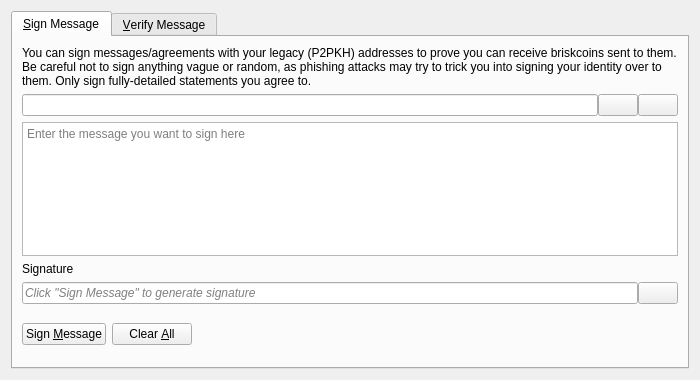
<?xml version="1.0" encoding="UTF-8"?>
<ui version="4.0">
 <class>SignVerifyMessageDialog</class>
 <widget class="QDialog" name="SignVerifyMessageDialog">
  <property name="geometry">
   <rect>
    <x>0</x>
    <y>0</y>
    <width>700</width>
    <height>380</height>
   </rect>
  </property>
  <property name="windowTitle">
   <string>Signatures - Sign / Verify a Message</string>
  </property>
  <property name="modal">
   <bool>true</bool>
  </property>
  <layout class="QVBoxLayout" name="verticalLayout">
   <item>
    <widget class="QTabWidget" name="tabWidget">
     <property name="currentIndex">
      <number>0</number>
     </property>
     <widget class="QWidget" name="tabSignMessage">
      <attribute name="title">
       <string>&amp;Sign Message</string>
      </attribute>
      <layout class="QVBoxLayout" name="verticalLayout_SM">
       <item>
        <widget class="QLabel" name="infoLabel_SM">
         <property name="text">
          <string>You can sign messages/agreements with your legacy (P2PKH) addresses to prove you can receive briskcoins sent to them. Be careful not to sign anything vague or random, as phishing attacks may try to trick you into signing your identity over to them. Only sign fully-detailed statements you agree to.</string>
         </property>
         <property name="textFormat">
          <enum>Qt::PlainText</enum>
         </property>
         <property name="wordWrap">
          <bool>true</bool>
         </property>
        </widget>
       </item>
       <item>
        <layout class="QHBoxLayout" name="horizontalLayout_1_SM">
         <property name="spacing">
          <number>0</number>
         </property>
         <item>
          <widget class="QValidatedLineEdit" name="addressIn_SM">
           <property name="toolTip">
            <string>The Briskcoin address to sign the message with</string>
           </property>
          </widget>
         </item>
         <item>
          <widget class="QPushButton" name="addressBookButton_SM">
           <property name="toolTip">
            <string>Choose previously used address</string>
           </property>
           <property name="text">
            <string/>
           </property>
           <property name="icon">
            <iconset resource="../briskcoin.qrc">
             <normaloff>:/icons/address-book</normaloff>:/icons/address-book</iconset>
           </property>
           <property name="shortcut">
            <string>Alt+A</string>
           </property>
           <property name="autoDefault">
            <bool>false</bool>
           </property>
          </widget>
         </item>
         <item>
          <widget class="QPushButton" name="pasteButton_SM">
           <property name="toolTip">
            <string>Paste address from clipboard</string>
           </property>
           <property name="text">
            <string/>
           </property>
           <property name="icon">
            <iconset resource="../briskcoin.qrc">
             <normaloff>:/icons/editpaste</normaloff>:/icons/editpaste</iconset>
           </property>
           <property name="shortcut">
            <string>Alt+P</string>
           </property>
           <property name="autoDefault">
            <bool>false</bool>
           </property>
          </widget>
         </item>
        </layout>
       </item>
       <item>
        <widget class="QPlainTextEdit" name="messageIn_SM">
         <property name="toolTip">
          <string>Enter the message you want to sign here</string>
         </property>
         <property name="placeholderText">
          <string>Enter the message you want to sign here</string>
         </property>
        </widget>
       </item>
       <item>
        <widget class="QLabel" name="signatureLabel_SM">
         <property name="text">
          <string>Signature</string>
         </property>
         <property name="textFormat">
          <enum>Qt::PlainText</enum>
         </property>
        </widget>
       </item>
       <item>
        <layout class="QHBoxLayout" name="horizontalLayout_2_SM">
         <property name="spacing">
          <number>0</number>
         </property>
         <item>
          <widget class="QLineEdit" name="signatureOut_SM">
           <property name="placeholderText">
            <string>Click "Sign Message" to generate signature</string>
           </property>
           <property name="font">
            <font>
             <italic>true</italic>
            </font>
           </property>
           <property name="readOnly">
            <bool>true</bool>
           </property>
          </widget>
         </item>
         <item>
          <widget class="QPushButton" name="copySignatureButton_SM">
           <property name="toolTip">
            <string>Copy the current signature to the system clipboard</string>
           </property>
           <property name="text">
            <string/>
           </property>
           <property name="icon">
            <iconset resource="../briskcoin.qrc">
             <normaloff>:/icons/editcopy</normaloff>:/icons/editcopy</iconset>
           </property>
           <property name="autoDefault">
            <bool>false</bool>
           </property>
          </widget>
         </item>
        </layout>
       </item>
       <item>
        <layout class="QHBoxLayout" name="horizontalLayout_3_SM">
         <item>
          <widget class="QPushButton" name="signMessageButton_SM">
           <property name="toolTip">
            <string>Sign the message to prove you own this Briskcoin address</string>
           </property>
           <property name="text">
            <string>Sign &amp;Message</string>
           </property>
           <property name="icon">
            <iconset resource="../briskcoin.qrc">
             <normaloff>:/icons/edit</normaloff>:/icons/edit</iconset>
           </property>
           <property name="autoDefault">
            <bool>false</bool>
           </property>
          </widget>
         </item>
         <item>
          <widget class="QPushButton" name="clearButton_SM">
           <property name="toolTip">
            <string>Reset all sign message fields</string>
           </property>
           <property name="text">
            <string>Clear &amp;All</string>
           </property>
           <property name="icon">
            <iconset resource="../briskcoin.qrc">
             <normaloff>:/icons/remove</normaloff>:/icons/remove</iconset>
           </property>
           <property name="autoDefault">
            <bool>false</bool>
           </property>
          </widget>
         </item>
         <item>
          <spacer name="horizontalSpacer_1_SM">
           <property name="orientation">
            <enum>Qt::Horizontal</enum>
           </property>
           <property name="sizeHint" stdset="0">
            <size>
             <width>40</width>
             <height>48</height>
            </size>
           </property>
          </spacer>
         </item>
         <item>
          <widget class="QLabel" name="statusLabel_SM">
           <property name="font">
            <font>
             <weight>75</weight>
             <bold>true</bold>
            </font>
           </property>
           <property name="text">
            <string/>
           </property>
           <property name="wordWrap">
            <bool>true</bool>
           </property>
          </widget>
         </item>
         <item>
          <spacer name="horizontalSpacer_2_SM">
           <property name="orientation">
            <enum>Qt::Horizontal</enum>
           </property>
           <property name="sizeHint" stdset="0">
            <size>
             <width>40</width>
             <height>48</height>
            </size>
           </property>
          </spacer>
         </item>
        </layout>
       </item>
      </layout>
     </widget>
     <widget class="QWidget" name="tabVerifyMessage">
      <attribute name="title">
       <string>&amp;Verify Message</string>
      </attribute>
      <layout class="QVBoxLayout" name="verticalLayout_VM">
       <item>
        <widget class="QLabel" name="infoLabel_VM">
         <property name="text">
          <string>Enter the receiver's address, message (ensure you copy line breaks, spaces, tabs, etc. exactly) and signature below to verify the message. Be careful not to read more into the signature than what is in the signed message itself, to avoid being tricked by a man-in-the-middle attack. Note that this only proves the signing party receives with the address, it cannot prove sendership of any transaction!</string>
         </property>
         <property name="textFormat">
          <enum>Qt::PlainText</enum>
         </property>
         <property name="alignment">
          <set>Qt::AlignLeading|Qt::AlignLeft|Qt::AlignTop</set>
         </property>
         <property name="wordWrap">
          <bool>true</bool>
         </property>
        </widget>
       </item>
       <item>
        <layout class="QHBoxLayout" name="horizontalLayout_1_VM">
         <property name="spacing">
          <number>0</number>
         </property>
         <item>
          <widget class="QValidatedLineEdit" name="addressIn_VM">
           <property name="toolTip">
            <string>The Briskcoin address the message was signed with</string>
           </property>
          </widget>
         </item>
         <item>
          <widget class="QPushButton" name="addressBookButton_VM">
           <property name="toolTip">
            <string>Choose previously used address</string>
           </property>
           <property name="text">
            <string/>
           </property>
           <property name="icon">
            <iconset resource="../briskcoin.qrc">
             <normaloff>:/icons/address-book</normaloff>:/icons/address-book</iconset>
           </property>
           <property name="shortcut">
            <string>Alt+A</string>
           </property>
           <property name="autoDefault">
            <bool>false</bool>
           </property>
          </widget>
         </item>
        </layout>
       </item>
       <item>
        <widget class="QPlainTextEdit" name="messageIn_VM">
          <property name="toolTip">
            <string>The signed message to verify</string>
          </property>
          <property name="placeholderText">
            <string>The signed message to verify</string>
          </property>
        </widget>
       </item>
       <item>
        <widget class="QValidatedLineEdit" name="signatureIn_VM">
          <property name="toolTip">
            <string>The signature given when the message was signed</string>
          </property>
          <property name="placeholderText">
            <string>The signature given when the message was signed</string>
          </property>
        </widget>
       </item>
       <item>
        <layout class="QHBoxLayout" name="horizontalLayout_2_VM">
         <item>
          <widget class="QPushButton" name="verifyMessageButton_VM">
           <property name="toolTip">
            <string>Verify the message to ensure it was signed with the specified Briskcoin address</string>
           </property>
           <property name="text">
            <string>Verify &amp;Message</string>
           </property>
           <property name="icon">
            <iconset resource="../briskcoin.qrc">
             <normaloff>:/icons/transaction_0</normaloff>:/icons/transaction_0</iconset>
           </property>
           <property name="autoDefault">
            <bool>false</bool>
           </property>
          </widget>
         </item>
         <item>
          <widget class="QPushButton" name="clearButton_VM">
           <property name="toolTip">
            <string>Reset all verify message fields</string>
           </property>
           <property name="text">
            <string>Clear &amp;All</string>
           </property>
           <property name="icon">
            <iconset resource="../briskcoin.qrc">
             <normaloff>:/icons/remove</normaloff>:/icons/remove</iconset>
           </property>
           <property name="autoDefault">
            <bool>false</bool>
           </property>
          </widget>
         </item>
         <item>
          <spacer name="horizontalSpacer_1_VM">
           <property name="orientation">
            <enum>Qt::Horizontal</enum>
           </property>
           <property name="sizeHint" stdset="0">
            <size>
             <width>40</width>
             <height>48</height>
            </size>
           </property>
          </spacer>
         </item>
         <item>
          <widget class="QLabel" name="statusLabel_VM">
           <property name="font">
            <font>
             <weight>75</weight>
             <bold>true</bold>
            </font>
           </property>
           <property name="text">
            <string/>
           </property>
           <property name="wordWrap">
            <bool>true</bool>
           </property>
          </widget>
         </item>
         <item>
          <spacer name="horizontalSpacer_2_VM">
           <property name="orientation">
            <enum>Qt::Horizontal</enum>
           </property>
           <property name="sizeHint" stdset="0">
            <size>
             <width>40</width>
             <height>48</height>
            </size>
           </property>
          </spacer>
         </item>
        </layout>
       </item>
      </layout>
     </widget>
    </widget>
   </item>
  </layout>
 </widget>
 <customwidgets>
  <customwidget>
   <class>QValidatedLineEdit</class>
   <extends>QLineEdit</extends>
   <header>qt/qvalidatedlineedit.h</header>
  </customwidget>
 </customwidgets>
 <resources>
  <include location="../briskcoin.qrc"/>
 </resources>
 <connections/>
</ui>
